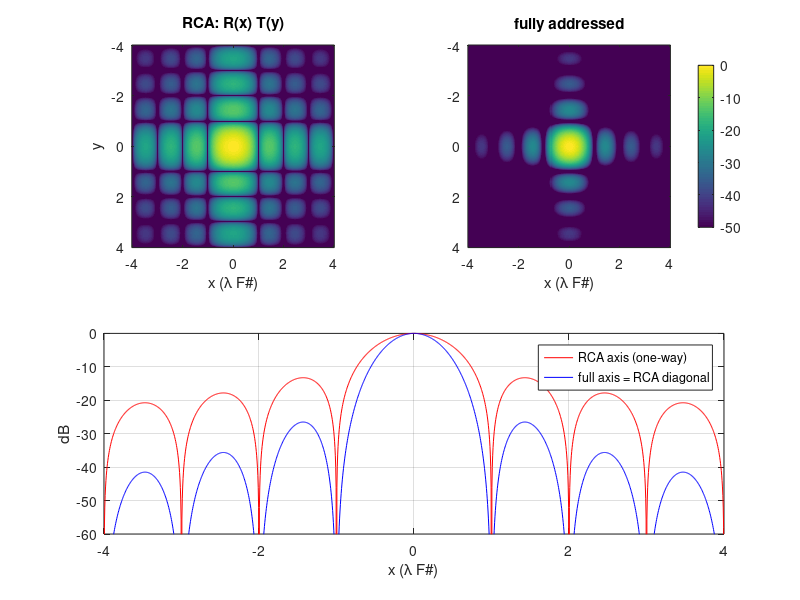
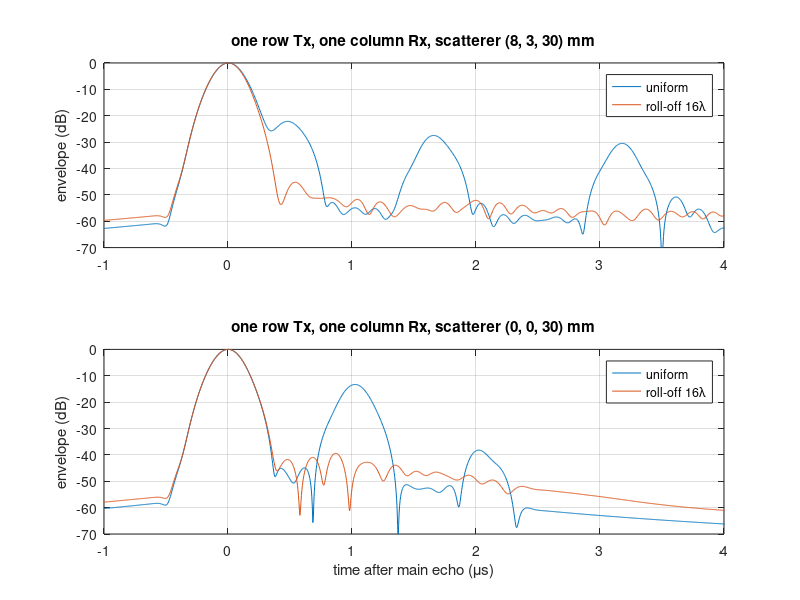

MATLAB code for these plots, in order:
%% m19_rca_beam.m  --  row-column addressed array: separable PSF and edge-wave ghosts
% Purpose : (1) focal-plane (Fourier) PSF of an N x N row-column array (transmit on rows: focus
%           in y only; receive on columns: focus in x only) versus a fully addressed matrix
%           focused on transmit and receive: PSF_RCA = R(x) T(y), PSF_2D = Tx Rx (x) . Ty Ry (y).
%           (2) pulse-echo signal of one transmit row and one receive column for one scatterer:
%           s = p * h_row * h_col, with h the spatial impulse response of a strip (1/r line of
%           point sources). Uniform strips have steps at their ends (edge waves -> ghost echoes);
%           roll-off strips (Hann taper added beyond each end, as in Rasmussen et al. 2015)
%           remove them.
% Change  : apodization, N, scatterer position (xs, ys, zs), roll-off width.
% Expect  : uniform: axis PSL RCA -13.3 dB vs full -26.5 dB; diagonal -26.5 vs -53.0 dB;
%           -6 dB width 1.21 vs 0.89 lambda F#. Hann: axis -31.5 vs -62.9 dB.
%           Echo at (8, 3, 30) mm: uniform-strip edge echoes about -22, -27, -30 dB after the main
%           echo; with a 16 lambda roll-off the highest is below about -43 dB. Centred scatterer
%           (0, 0, 30): edge echo -13.3 dB (both ends arrive together).
% Base MATLAB only; runs in MATLAB R2019b+ and GNU Octave 8.
clear; close all; rng(1);

%% (1) Focal-plane PSF
N = 64; x = linspace(-4, 4, 1601);                  % lateral position in units of lambda F#
n = (0:N-1) - (N-1)/2;
apods = {'uniform', ones(1, N); 'Hann', 0.5 - 0.5*cos(2*pi*((0:N-1) + 0.5)/N)};
fprintf('(1) N = %d per side: RCA uses %d channels, fully addressed %d\n', N, 2*N, N^2);
for a = 1:2
    w = apods{a, 2};
    p = abs(exp(1i*2*pi*x(:)*n/N) * w(:)).' / sum(w);    % one-way focal pattern
    xx = x(x >= 0); pp = p(x >= 0); k = 2; while pp(k+1) < pp(k), k = k + 1; end
    psl = max(pp(k:end));
    w1 = 2*xx(find(pp < 0.5, 1)); w2 = 2*xx(find(pp.^2 < 0.5, 1));
    fprintf('   %-8s axis PSL RCA %6.1f dB, full %6.1f dB | diagonal RCA %6.1f, full %6.1f dB | -6 dB width RCA %.2f, full %.2f lambda F#\n', ...
        apods{a, 1}, 20*log10(psl), 40*log10(psl), 40*log10(psl), 80*log10(psl), w1, w2);
    if a == 1, p1 = p; end
end
xs2 = x(1:8:end); q = p1(1:8:end);
figure('Name', 'RCA PSF');
subplot(2, 2, 1); imagesc(xs2, xs2, max(20*log10(q.' * q), -50)); axis image; caxis([-50 0]); title('RCA: R(x) T(y)'); xlabel('x (\lambda F#)'); ylabel('y');
subplot(2, 2, 2); imagesc(xs2, xs2, max(20*log10((q.^2).' * q.^2), -50)); axis image; caxis([-50 0]); title('fully addressed'); xlabel('x (\lambda F#)'); colorbar;
subplot(2, 1, 2); plot(x, 20*log10(p1 + 1e-9), 'r', x, 40*log10(p1 + 1e-9), 'b'); ylim([-60 0]); grid on;
xlabel('x (\lambda F#)'); ylabel('dB'); legend('RCA axis (one-way)', 'full axis = RCA diagonal');

%% (2) Edge waves: one row (along x at y = 0) transmits, one column (along y at x = 0) receives
c = 1540e3; f0 = 5e6; lam = c/f0;                    % mm/s, Hz, mm
L0 = 128*lam/2; fs = 250e6; dt = 1/fs; nx = 4000;   % strip length (mm), sampling
sig = 1/(2*pi*0.6*f0/2.3548);                        % 60 % (-6 dB) bandwidth Gaussian pulse
tp = (-200:200)*dt; pulse = exp(-tp.^2/(2*sig^2)) .* cos(2*pi*f0*tp);
Pn = 8192; pre = 250;
cases = [8 3 30; 0 0 30];
figure('Name', 'RCA edge waves');
for ci = 1:2
    sc = cases(ci, :);
    for rw = [0 16*lam]
        L = L0 + 2*rw; s = -L/2 + ((0:nx-1) + 0.5)*L/nx; e = L/2 - abs(s);
        a = ones(1, nx); if rw > 0, t = e < rw; a(t) = 0.5 - 0.5*cos(pi*e(t)/rw); end
        rt = sqrt((s - sc(1)).^2 + sc(2)^2 + sc(3)^2);  rr = sqrt((s - sc(2)).^2 + sc(1)^2 + sc(3)^2);
        wt = a*(L/nx)./rt; wr = a*(L/nx)./rr;
        it = round((rt - min(rt))/c/dt) + pre + 1; ir = round((rr - min(rr))/c/dt) + 1;
        ht = accumarray(it(:), wt(:), [Pn 1]).'; hr = accumarray(ir(:), wr(:), [Pn 1]).';
        pk = zeros(1, Pn); pk(1:201) = pulse(201:401); pk(end-199:end) = pulse(1:200);   % centred, circular
        S = fft(ht) .* fft(hr) .* fft(pk);
        H = zeros(1, Pn); H(1) = 1; H(2:Pn/2) = 2; H(Pn/2+1) = 1;
        env = abs(ifft(S .* H)); env = env / max(env);
        tt = ((1:Pn) - pre - 1)*dt*1e6;              % us after the closest-point arrival
        % predicted edge arrivals (us): combinations of closest point and the two physical ends
        rtE = [min(rt), sqrt((-L0/2 - sc(1))^2 + sc(2)^2 + sc(3)^2), sqrt((L0/2 - sc(1))^2 + sc(2)^2 + sc(3)^2)];
        rrE = [min(rr), sqrt((-L0/2 - sc(2))^2 + sc(1)^2 + sc(3)^2), sqrt((L0/2 - sc(2))^2 + sc(1)^2 + sc(3)^2)];
        [A1, B1] = meshgrid(rtE - rtE(1), rrE - rrE(1)); tc = (A1(:) + B1(:)).'/c*1e6; tc = tc(tc > 0.45);
        best = -Inf;
        for q = tc, kk = abs(tt - q) <= 0.1; best = max(best, 20*log10(max(env(kk)))); end
        if rw == 0, lab = 'uniform'; else, lab = sprintf('roll-off %g lambda', rw/lam); end
        fprintf('(2) scatterer (%g, %g, %g) mm, %-16s: highest edge echo after 0.45 us %6.1f dB\n', sc(1), sc(2), sc(3), lab, best);
        subplot(2, 1, ci); plot(tt, 20*log10(env + 1e-9)); hold on;
    end
    xlim([-1 4]); ylim([-70 0]); grid on; ylabel('envelope (dB)');
    title(sprintf('one row Tx, one column Rx, scatterer (%g, %g, %g) mm', sc)); legend('uniform', 'roll-off 16\lambda');
end
xlabel('time after main echo (\mus)');
